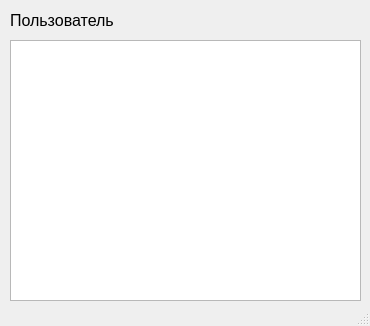
<?xml version="1.0" encoding="UTF-8"?>
<ui version="4.0">
 <class>AboutWindow</class>
 <widget class="QMainWindow" name="AboutWindow">
  <property name="geometry">
   <rect>
    <x>0</x>
    <y>0</y>
    <width>370</width>
    <height>326</height>
   </rect>
  </property>
  <property name="windowTitle">
   <string>О пользователе...</string>
  </property>
  <widget class="QWidget" name="centralwidget">
   <widget class="QTextEdit" name="textEdit">
    <property name="enabled">
     <bool>true</bool>
    </property>
    <property name="geometry">
     <rect>
      <x>10</x>
      <y>40</y>
      <width>351</width>
      <height>261</height>
     </rect>
    </property>
    <property name="readOnly">
     <bool>true</bool>
    </property>
   </widget>
   <widget class="QLabel" name="label">
    <property name="geometry">
     <rect>
      <x>10</x>
      <y>0</y>
      <width>111</width>
      <height>41</height>
     </rect>
    </property>
    <property name="font">
     <font>
      <pointsize>12</pointsize>
     </font>
    </property>
    <property name="text">
     <string>Пользователь</string>
    </property>
   </widget>
  </widget>
  <widget class="QStatusBar" name="statusbar"/>
 </widget>
 <resources/>
 <connections/>
</ui>
